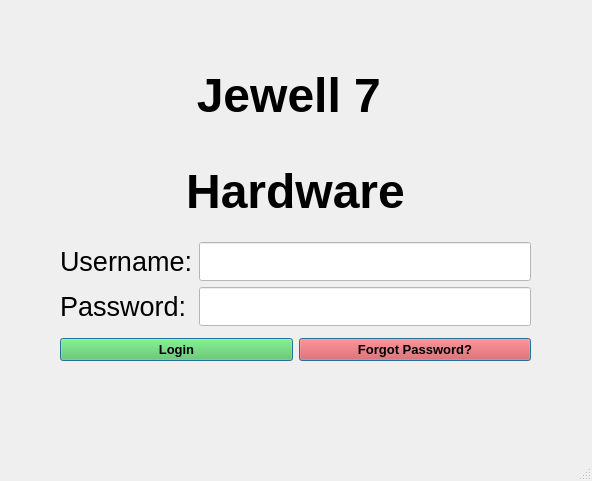
<?xml version="1.0" encoding="UTF-8"?>
<ui version="4.0">
 <class>Login</class>
 <widget class="QMainWindow" name="Login">
  <property name="geometry">
   <rect>
    <x>0</x>
    <y>0</y>
    <width>592</width>
    <height>481</height>
   </rect>
  </property>
  <property name="windowTitle">
   <string>MainWindow</string>
  </property>
  <widget class="QWidget" name="centralwidget">
   <widget class="QWidget" name="gridLayoutWidget">
    <property name="geometry">
     <rect>
      <x>60</x>
      <y>50</y>
      <width>471</width>
      <height>311</height>
     </rect>
    </property>
    <layout class="QGridLayout" name="gridLayout">
     <item row="0" column="0">
      <layout class="QVBoxLayout" name="verticalLayout">
       <item>
        <widget class="QLabel" name="Jewell7_label">
         <property name="font">
          <font>
           <family>Segoe UI</family>
           <pointsize>36</pointsize>
           <bold>true</bold>
          </font>
         </property>
         <property name="text">
          <string>Jewell 7 </string>
         </property>
         <property name="alignment">
          <set>Qt::AlignCenter</set>
         </property>
        </widget>
       </item>
       <item>
        <widget class="QLabel" name="Hardware_label">
         <property name="font">
          <font>
           <family>Segoe UI</family>
           <pointsize>36</pointsize>
           <bold>true</bold>
          </font>
         </property>
         <property name="text">
          <string>Hardware</string>
         </property>
         <property name="alignment">
          <set>Qt::AlignCenter</set>
         </property>
        </widget>
       </item>
       <item>
        <layout class="QFormLayout" name="formLayout">
         <item row="0" column="0">
          <widget class="QLabel" name="username_label">
           <property name="font">
            <font>
             <pointsize>20</pointsize>
            </font>
           </property>
           <property name="text">
            <string>Username:</string>
           </property>
          </widget>
         </item>
         <item row="0" column="1">
          <widget class="QLineEdit" name="username_input">
           <property name="font">
            <font>
             <pointsize>20</pointsize>
            </font>
           </property>
           <property name="styleSheet">
            <string notr="true">background-color:#FFFFFF;</string>
           </property>
           <property name="text">
            <string/>
           </property>
           <property name="placeholderText">
            <string/>
           </property>
          </widget>
         </item>
         <item row="1" column="0">
          <widget class="QLabel" name="password_label">
           <property name="font">
            <font>
             <pointsize>20</pointsize>
            </font>
           </property>
           <property name="text">
            <string>Password:</string>
           </property>
          </widget>
         </item>
         <item row="1" column="1">
          <widget class="QLineEdit" name="password_input">
           <property name="font">
            <font>
             <pointsize>20</pointsize>
            </font>
           </property>
           <property name="styleSheet">
            <string notr="true">background-color:#FFFFFF;</string>
           </property>
           <property name="text">
            <string/>
           </property>
           <property name="echoMode">
            <enum>QLineEdit::Password</enum>
           </property>
           <property name="placeholderText">
            <string/>
           </property>
          </widget>
         </item>
        </layout>
       </item>
       <item>
        <layout class="QHBoxLayout" name="horizontalLayout">
         <item>
          <widget class="QPushButton" name="loginButton">
           <property name="font">
            <font>
             <family>Segoe UI</family>
             <pointsize>10</pointsize>
             <bold>true</bold>
            </font>
           </property>
           <property name="styleSheet">
            <string notr="true">background-color:#53C851;</string>
           </property>
           <property name="text">
            <string>Login</string>
           </property>
           <property name="default">
            <bool>true</bool>
           </property>
           <property name="flat">
            <bool>false</bool>
           </property>
          </widget>
         </item>
         <item>
          <widget class="QPushButton" name="forgotButton">
           <property name="font">
            <font>
             <family>Segoe UI</family>
             <pointsize>10</pointsize>
             <bold>true</bold>
            </font>
           </property>
           <property name="styleSheet">
            <string notr="true">background-color:#E14545;
</string>
           </property>
           <property name="text">
            <string>Forgot Password?</string>
           </property>
           <property name="default">
            <bool>true</bool>
           </property>
          </widget>
         </item>
        </layout>
       </item>
      </layout>
     </item>
    </layout>
   </widget>
  </widget>
  <widget class="QMenuBar" name="menubar">
   <property name="geometry">
    <rect>
     <x>0</x>
     <y>0</y>
     <width>592</width>
     <height>22</height>
    </rect>
   </property>
  </widget>
  <widget class="QStatusBar" name="statusbar"/>
 </widget>
 <resources/>
 <connections/>
</ui>
